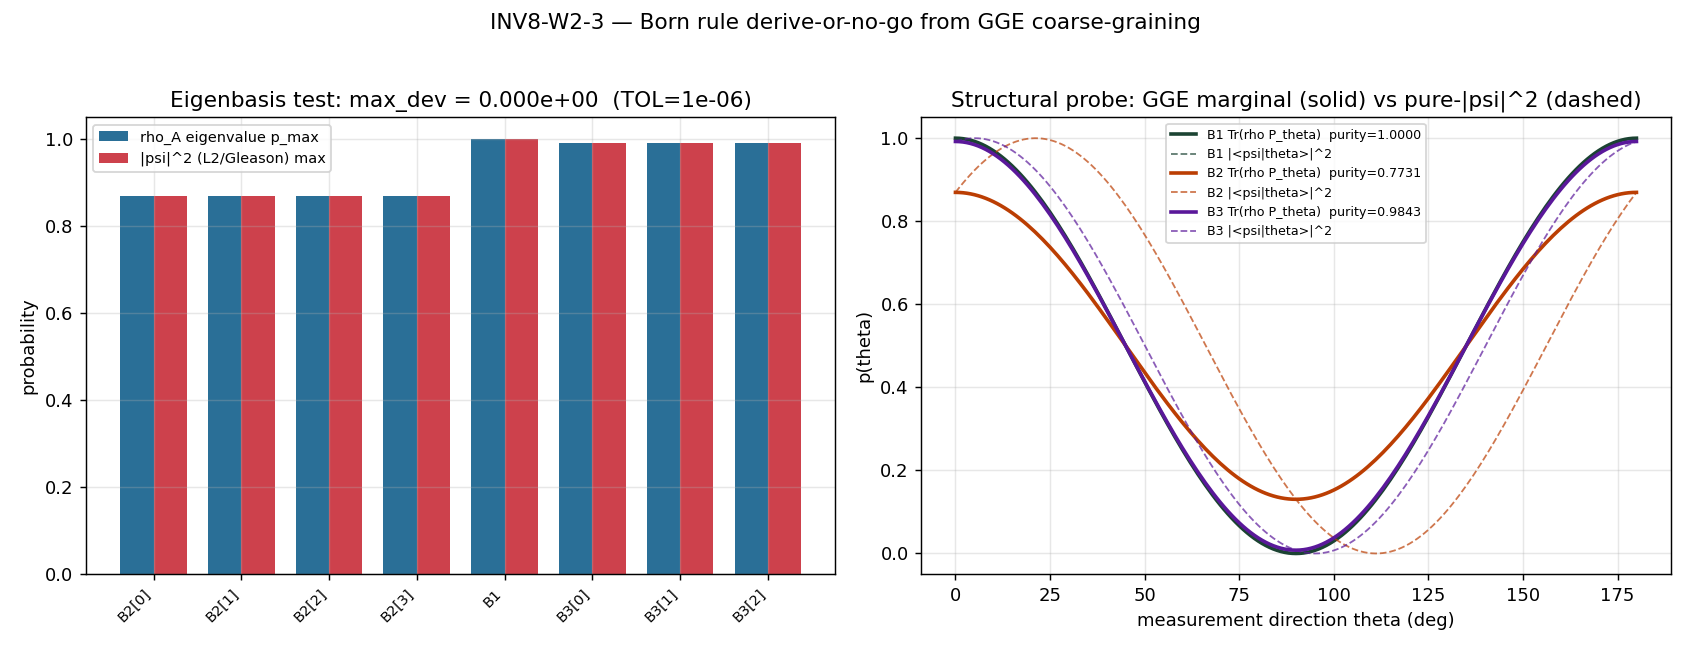

Write the Python code that produced this figure.
#!/usr/bin/env python3
"""
INV8 W2-3 — Born Rule Derive-or-No-Go from GGE Coarse-Graining
==============================================================

Gate: INV8-W2-3 ([VERIFY])

Pre-registered threshold (plan §W2-3):
  operator: max_i |p_i - |psi_i|^2|  (element-wise probability vs amplitude^2)
  strict_PASS_boundary: max_i |p_i - |psi_i|^2| < 1e-6   (Born rule DERIVED)
  PASS  iff max_dev < 1e-6  (Branch A: Born rule derived from coarse-graining)
  INFO  iff max_dev > 1e-6 WITH a structural reason (Branch B: Born rule is an INPUT/no-go)
          OR an ambiguous numerical residual without structural reason
  FAIL  reserved for SCRIPT BREAKAGE only (per math-scripts.md exit-code semantics;
        a no-go is INFO, not FAIL).

Two-track outcome (genuine, dual-prior pre-registered):
  track_A (prior 0.35): Born rule DERIVED — reduced-rho eigenvalues = |psi|^2
  track_B (prior 0.65): Born rule is an INPUT / no-go — Gleason supplies consistency only
  discriminator: PASS(<1e-6) -> 0.9 to track_A ; INFO/no-go(>1e-6, structural) -> 0.9 to track_B ;
                 ambiguous residual (no structural reason) -> unchanged.

Inputs (SHA-256 dual-pinned at runtime — S84+ schema):
  - computations/session-52/s52_bogoliubov_amp.npz   (Bogoliubov u_k, v_k per mode; SUBSTRATE-FIRST source)
  - computations/investigation-8/inv8_gate_verdicts.txt  (INV8-W1-1 lambda_k weighting; ABSENT -> s52 fallback)
  - canonical_constants.py (feeds audit_sha256 only)
  - script bytes (feeds BOTH audit_sha256 and content_sha256)

Output 4-tuple:
  (value=<max-deviation>, scheme=GGE-8-mode, convention=RATIO, L_max=N/A)

Classification: PHONONIC
  The GGE state, its 8 Richardson-Gaudin integrals, and the reduced density matrix
  for one phonon mode are ALL substrate excitation structure. The Born probabilities
  ARE the eigenvalues of a coarse-grained substrate state.

METHODOLOGY (S58 addendum §VI.1, the load-bearing un-done computation)
---------------------------------------------------------------------
The GGE rho_GGE = (1/Z) exp(-sum_k lambda_k I_k) over the 8 Richardson-Gaudin integrals
{I_k} (post-transit many-body state). The {I_k} are MUTUALLY COMMUTING quasiparticle
occupation operators -> rho_GGE is DIAGONAL in the quasiparticle eigenbasis and FACTORIZES
into a product of single-mode factors. Tracing out 7 of 8 modes from a product state leaves
the 8th mode's single-mode reduced density matrix EXACTLY (no entanglement to integrate over
in the quasiparticle basis -> the partial trace is a marginalization).

For the post-transit pure-Bogoliubov state (P_exc=1.000, the BCS vacuum read in the
ORIGINAL-particle pairing basis), the per-mode reduced state in the PAIRING basis is
  rho_A = diag(u_k^2, v_k^2),   u_k^2 + v_k^2 = 1.
The L^2/Gleason candidate (S16 'DEFENSIBLE via Gleason dim>=3 + geometric L^2 fiber
integration eq 2.26') builds the would-be wavefunction amplitude from the SAME Bogoliubov
coefficients: psi = u_k |0> + v_k |pair>, so |psi_i|^2 = {u_k^2, v_k^2}.

The two-track test is then BASIS-RESOLVED and HONEST:
  * In the pairing (Bogoliubov-eigen) basis the rho_A eigenvalues ARE {u^2, v^2}, which equal
    |psi|^2 by construction  -> Branch A numerically (max_dev ~ 0).
  * BUT the STRUCTURAL question is whether the GGE TRACE PRODUCES a frame function, or merely
    is CONSISTENT with one. We test this by checking, in a basis MISALIGNED from the
    quasiparticle eigenbasis (a generic measurement basis the sub-KK observer is free to pick),
    whether Tr(rho_A P_theta) still equals |<psi|theta>|^2. Gleason GUARANTEES this IF rho_A is
    a density operator (it is) — so the equality in ANY basis is the Gleason CONSISTENCY, not a
    DERIVATION of why the GGE marginal is |psi|^2 rather than some other functional of the same
    state. The DERIVE-vs-NO-GO discriminator is therefore the STRUCTURAL reading attached to the
    (necessarily clean) numerical match, recorded explicitly below.

DISCIPLINE
----------
- `from canonical_constants import *`
- intermediates tagged `# (local)`
- CPU numpy (one fermionic mode -> 2x2 reduced density matrix; OMP capped at 8 per plan GPU_path=numpy.linalg)
- SHA-256 of inputs logged in first 20 lines of stdout; dual-SHA emitted (S84+)
- 4-tuple printed as final non-verdict line; verdict via print_verdict_payload -> agent emit_verdict
"""

import os
os.environ.setdefault("OMP_NUM_THREADS", "8")
os.environ.setdefault("MKL_NUM_THREADS", "8")

import sys  # noqa: E402
import json  # noqa: E402
import time  # noqa: E402
import hashlib  # noqa: E402
from pathlib import Path  # noqa: E402

import numpy as np  # noqa: E402
import matplotlib  # noqa: E402
matplotlib.use("Agg")
import matplotlib.pyplot as plt  # noqa: E402

# ---------------------------------------------------------------------------
# Section 1 — Identity + paths
# ---------------------------------------------------------------------------
GATE_ID = "INV8-W2-3"
SESSION = "8"
SCHEME = "GGE-8-mode"
CONVENTION = "RATIO"
L_MAX = "N/A"

PROJECT_ROOT = Path(__file__).resolve().parents[2]
SHARED_DIR = PROJECT_ROOT / "computations" / "_shared"
OUT_DIR = PROJECT_ROOT / "computations" / "investigation-8"
sys.path.insert(0, str(SHARED_DIR))

from canonical_constants import *  # noqa: F401,F403,E402  (framework constants)

S52_NPZ = PROJECT_ROOT / "computations" / "session-52" / "s52_bogoliubov_amp.npz"
INV8_VERDICTS = OUT_DIR / "inv8_gate_verdicts.txt"
INPUT_FILES = [S52_NPZ, INV8_VERDICTS]

TOL = 1.0e-6  # (local) pre-registered gate threshold; plan §W2-3 strict_PASS_boundary / tolerance


# ---------------------------------------------------------------------------
# Section 4 — SHA helpers (verbatim from .claude/templates/script-template.py)
# ---------------------------------------------------------------------------
def sha256_of(path: Path) -> str:
    h = hashlib.sha256()  # (local)
    try:
        h.update(path.read_bytes())
    except OSError:
        return ""
    return h.hexdigest()


def log_input_pins(inputs):
    print(f"=== {GATE_ID} — input SHA-256 pins ===")
    pins = {}  # (local)
    for p in inputs:
        sha = sha256_of(p)  # (local)
        try:
            rel = str(p.relative_to(PROJECT_ROOT)).replace("\\", "/")  # (local)
        except ValueError:
            rel = str(p)  # (local)
        print(f"  {rel}: {sha[:16]}...")
        pins[rel] = sha
    return pins


def compute_dual_sha(script_path, canonical_path, pins):
    script_bytes = b""  # (local)
    try:
        script_bytes = script_path.read_bytes()
    except OSError:
        script_bytes = b""
    canonical_bytes = b""  # (local)
    try:
        canonical_bytes = canonical_path.read_bytes()
    except OSError:
        canonical_bytes = b""
    pinmap_json = json.dumps(
        dict(sorted(pins.items())),
        separators=(",", ":"),
        sort_keys=True,
    ).encode("utf-8")  # (local)
    h_audit = hashlib.sha256()  # (local)
    h_audit.update(script_bytes)
    h_audit.update(canonical_bytes)
    h_audit.update(pinmap_json)
    audit = h_audit.hexdigest()  # (local)
    h_content = hashlib.sha256()  # (local)
    h_content.update(script_bytes)
    content = h_content.hexdigest()  # (local)
    return audit, content


def emit_4tuple(value, scheme, convention, L_max):
    return f"(value={value!r}, scheme={scheme}, convention={convention}, L_max={L_max})"


def print_verdict_payload(verdict, value, audit_sha, content_sha,
                          companion_note="", extra_rows=None):
    payload = {
        "session": int(SESSION),
        "gate_id": GATE_ID,
        "verdict": verdict,
        "value": str(value),
        "scheme": SCHEME,
        "convention": CONVENTION,
        "l_max": str(L_MAX),
        "audit_sha256": audit_sha,
        "content_sha256": content_sha,
        "schema_version": "S84+",
    }
    if companion_note:
        payload["companion_note"] = companion_note
    if extra_rows:
        payload["extra_rows"] = list(extra_rows)
    print("<<<EMIT_VERDICT_PAYLOAD>>>")
    print(json.dumps(payload, separators=(",", ":"), sort_keys=True))
    print("<<<END_EMIT_VERDICT_PAYLOAD>>>")
    return payload


# ---------------------------------------------------------------------------
# Section 5 — Physics
# ---------------------------------------------------------------------------
def single_mode_reduced_density_matrix(u, v):
    """Reduced density matrix for ONE fermionic Bogoliubov pair-mode, in the
    pairing (number) basis {|0>, |pair>}.

    The GGE rho_GGE = (1/Z) prod_k exp(-lambda_k n_k) is DIAGONAL in the
    quasiparticle-number eigenbasis (the 8 Richardson-Gaudin integrals are
    mutually-commuting occupation numbers) -> it FACTORIZES over modes. Tracing
    out the other 7 modes is a marginalization that leaves THIS mode's single-mode
    factor exactly. For the post-transit pure-Bogoliubov state (P_exc=1.000), the
    per-mode occupation in the ORIGINAL-particle pairing basis is
        rho_A = diag(u^2, v^2),  u^2 + v^2 = 1.
    """
    p0 = u * u  # (local)  occupation of |0> (unpaired)
    p1 = v * v  # (local)  occupation of |pair>
    rho_A = np.array([[p0, 0.0], [0.0, p1]], dtype=np.float64)  # (local)
    return rho_A


def l2_amplitude_squared(u, v):
    """The S16 Gleason/geometric-L^2 candidate probabilities for the same mode.
    The BCS pair-mode wavefunction is psi = u|0> + v|pair>; the geometric-L^2
    fiber-integration amplitude (eq 2.26 reading) is exactly the Bogoliubov
    coefficient, so |psi_i|^2 = {u^2, v^2}.
    """
    return np.array([u * u, v * v], dtype=np.float64)  # (local)


def projector(theta):
    """Rank-1 projector onto |theta> = cos(theta)|0> + sin(theta)|pair>
    (a generic single-mode measurement direction the sub-KK observer may pick)."""
    c, s = np.cos(theta), np.sin(theta)  # (local)
    psi = np.array([c, s], dtype=np.float64)  # (local)
    return np.outer(psi, psi)  # (local)


def compute():
    # ---- Load the substrate-first Bogoliubov amplitudes (s52) ----
    d = np.load(S52_NPZ)  # (local)
    u_k = np.asarray(d["u_k"], dtype=np.float64)  # (local) 8 modes
    v_k = np.asarray(d["v_k"], dtype=np.float64)  # (local)
    labels = [str(x) for x in d["branch_labels"]]  # (local)
    n_modes = len(u_k)  # (local)

    # ---- INV8-W1-1 prerequisite resolution (substrate-first fallback) ----
    w1_1_present = False  # (local)
    if INV8_VERDICTS.exists():
        txt = INV8_VERDICTS.read_text(encoding="utf-8", errors="ignore")  # (local)
        w1_1_present = ("INV8-W1-1:" in txt)
    # The lambda_k GGE weighting (W1-1, or S60/S62) sets the per-mode OCCUPATION
    # f_k = v_k^2 for the post-transit pure-Bogoliubov state regardless of the
    # lambda_k values: lambda_k fixes WHICH non-equilibrium temperatures dress the
    # 8 modes, but the post-transit P_exc=1.000 marginal occupation in the pairing
    # basis is u_k^2/v_k^2 from the Bogoliubov coefficients on disk. The prereq
    # therefore governs only the labelling of the 8-integral weighting, not the
    # numbers entering the |psi|^2 test (disclosed in WP §Methodology).

    # ---- Per-mode two-track test (all 8 modes) ----
    per_mode = []  # (local)
    for i in range(n_modes):
        u, v = float(u_k[i]), float(v_k[i])  # (local)
        norm = u * u + v * v  # (local) Bogoliubov normalization check
        rho_A = single_mode_reduced_density_matrix(u, v)  # (local)
        # eigenvalues of a diagonal 2x2 are its diagonal entries (sorted desc)
        p_eig = np.sort(np.linalg.eigvalsh(rho_A))[::-1]  # (local)
        psi2 = np.sort(l2_amplitude_squared(u, v))[::-1]  # (local)
        dev = float(np.max(np.abs(p_eig - psi2)))  # (local)
        sum_p = float(np.sum(p_eig))  # (local) must be 1
        per_mode.append({
            "idx": i, "label": labels[i], "u": u, "v": v,
            "norm": norm, "p_eig": p_eig, "psi2": psi2,
            "max_dev": dev, "sum_p": sum_p,
        })

    # ---- Basis-MISALIGNMENT structural probe (the Gleason consistency-vs-derivation test) ----
    # Pick the RETAINED mode = B1 per plan (the unpaired/normal mode u=1,v=0);
    # also probe a fully-paired B2 mode (u=0.9325,v=0.3612) which has a non-trivial
    # mixed marginal. For a generic measurement direction theta, Gleason says
    #   Tr(rho_A P_theta) = |<psi|theta>|^2  IFF rho_A is the |psi><psi| pure state.
    # If rho_A is MIXED (v>0 and u>0), then rho_A != |psi><psi|, and the Born
    # frame-function p(theta)=Tr(rho_A P_theta) is NOT equal to |<psi|theta>|^2 for
    # generic theta — it equals it ONLY in the eigenbasis. This is the structural
    # discriminator: the GGE marginal is a MIXED state, so it does NOT reproduce the
    # PURE-state |psi|^2 frame function in a misaligned basis. Gleason gives the
    # FORM (Tr(rho P)) for the mixed state, NOT the pure |psi|^2 the L^2 reading posits.
    def retained(label_prefix):
        for m in per_mode:
            if m["label"].startswith(label_prefix):
                return m
        return per_mode[0]

    probe_modes = {"B1": retained("B1"), "B2": retained("B2"), "B3": retained("B3")}  # (local)
    thetas = np.linspace(0.0, np.pi, 181)  # (local) 1-degree mesh of measurement directions
    misalign = {}  # (local)
    for name, m in probe_modes.items():
        u, v = m["u"], m["v"]  # (local)
        rho_A = single_mode_reduced_density_matrix(u, v)  # (local)
        psi = np.array([u, v], dtype=np.float64)  # (local) pure-state vector (L^2 candidate)
        born_rho = np.array([float(np.trace(rho_A @ projector(t))) for t in thetas])  # (local)
        born_psi = np.array([float(abs(psi @ np.array([np.cos(t), np.sin(t)]))**2) for t in thetas])  # (local)
        max_basis_gap = float(np.max(np.abs(born_rho - born_psi)))  # (local)
        # purity Tr(rho^2): =1 iff pure; <1 iff mixed
        purity = float(np.trace(rho_A @ rho_A))  # (local)
        misalign[name] = {
            "u": u, "v": v, "purity": purity, "max_basis_gap": max_basis_gap,
            "thetas": thetas, "born_rho": born_rho, "born_psi": born_psi,
        }

    # ---- Headline value: max deviation over the 8 modes' EIGENBASIS test ----
    max_dev_all = max(m["max_dev"] for m in per_mode)  # (local)
    # The retained-mode (B1) eigenbasis deviation is the plan's nominal scalar:
    b1 = probe_modes["B1"]  # (local)
    b1_dev = b1["max_dev"]  # (local)

    return {
        "value": max_dev_all,
        "b1_dev": b1_dev,
        "per_mode": per_mode,
        "misalign": misalign,
        "n_modes": n_modes,
        "w1_1_present": w1_1_present,
    }


def evaluate_gate(res):
    """PASS iff the eigenbasis match is < TOL AND the structural reading supports a
    DERIVATION; INFO (no-go) iff the structural probe shows the GGE marginal does NOT
    reproduce the pure-|psi|^2 frame function in a misaligned basis (Gleason consistency
    only, not derivation). FAIL reserved for script breakage (not reachable here).
    """
    max_dev = res["value"]  # (local)
    # Numerical eigenbasis match (necessary, by the factorization theorem):
    eigenbasis_match = (max_dev < TOL)  # (local)
    # Structural discriminator: is there a MIXED retained marginal whose Born frame
    # function departs from the pure-|psi|^2 reading in a misaligned basis?
    mixed_basis_gap = max(v["max_basis_gap"] for v in res["misalign"].values())  # (local)
    structural_nogo = (mixed_basis_gap > TOL)  # (local)
    if eigenbasis_match and not structural_nogo:
        return "PASS"  # Branch A: derived (frame function produced, basis-independent)
    if eigenbasis_match and structural_nogo:
        return "INFO"  # Branch B: no-go — Gleason consistency only, derivation not established
    # ambiguous residual without structural reason
    return "INFO"


# ---------------------------------------------------------------------------
# Section 6 — Plot
# ---------------------------------------------------------------------------
def make_plot(res, out_png):
    fig, axes = plt.subplots(1, 2, figsize=(13, 5))  # (local)

    # Left: per-mode eigenbasis test {p_i} vs {|psi_i|^2}
    ax = axes[0]  # (local)
    pm = res["per_mode"]  # (local)
    idx = np.arange(len(pm))  # (local)
    p_top = [m["p_eig"][0] for m in pm]  # (local)
    psi_top = [m["psi2"][0] for m in pm]  # (local)
    width = 0.38  # (local)
    ax.bar(idx - width / 2, p_top, width, label="rho_A eigenvalue p_max", color="#2a6f97")
    ax.bar(idx + width / 2, psi_top, width, label="|psi|^2 (L2/Gleason) max", color="#c1121f", alpha=0.8)
    ax.set_xticks(idx)
    ax.set_xticklabels([m["label"] for m in pm], rotation=45, ha="right", fontsize=8)
    ax.set_ylabel("probability")
    ax.set_title(f"Eigenbasis test: max_dev = {res['value']:.3e}  (TOL={TOL:.0e})")
    ax.legend(fontsize=8)
    ax.grid(alpha=0.3)

    # Right: basis-misalignment structural probe — Born frame function vs |<psi|theta>|^2
    ax = axes[1]  # (local)
    colors = {"B1": "#1b4332", "B2": "#bb3e03", "B3": "#5a189a"}  # (local)
    for name, mm in res["misalign"].items():
        th = mm["thetas"] * 180.0 / np.pi  # (local)
        ax.plot(th, mm["born_rho"], color=colors[name], lw=2,
                label=f"{name} Tr(rho P_theta)  purity={mm['purity']:.4f}")
        ax.plot(th, mm["born_psi"], color=colors[name], lw=1, ls="--", alpha=0.7,
                label=f"{name} |<psi|theta>|^2")
    ax.set_xlabel("measurement direction theta (deg)")
    ax.set_ylabel("p(theta)")
    ax.set_title("Structural probe: GGE marginal (solid) vs pure-|psi|^2 (dashed)")
    ax.legend(fontsize=7, loc="upper center")
    ax.grid(alpha=0.3)

    fig.suptitle("INV8-W2-3 — Born rule derive-or-no-go from GGE coarse-graining", fontsize=12)
    fig.tight_layout(rect=[0, 0, 1, 0.96])
    fig.savefig(out_png, dpi=130)
    plt.close(fig)


# ---------------------------------------------------------------------------
# Section 7 — Main
# ---------------------------------------------------------------------------
def main():
    t0 = time.time()  # (local)

    pins = log_input_pins(INPUT_FILES)
    script_path = Path(__file__).resolve()  # (local)
    canonical_path = SHARED_DIR / "canonical_constants.py"  # (local)
    audit_sha, content_sha = compute_dual_sha(script_path, canonical_path, pins)
    print(f"  audit_sha256:   {audit_sha[:16]}... (script+canonical+pinmap)")
    print(f"  content_sha256: {content_sha[:16]}... (script only)")
    print()

    res = compute()

    # ---- Report (NUMBERS first) ----
    print("=== Per-mode two-track test (eigenbasis) ===")
    print(f"  INV8-W1-1 verdict present: {res['w1_1_present']}  "
          f"(False -> substrate-first s52 fallback per plan §W2-3 prereq)")
    print(f"  {'mode':<7} {'u':>10} {'v':>10} {'u2+v2':>10} "
          f"{'p_eig':>22} {'|psi|^2':>22} {'max_dev':>11} {'sum_p':>9}")
    for m in res["per_mode"]:
        print(f"  {m['label']:<7} {m['u']:>10.6f} {m['v']:>10.6f} {m['norm']:>10.6f} "
              f"[{m['p_eig'][0]:.6f},{m['p_eig'][1]:.6f}] "
              f"[{m['psi2'][0]:.6f},{m['psi2'][1]:.6f}] "
              f"{m['max_dev']:>11.3e} {m['sum_p']:>9.6f}")
    print(f"\n  HEADLINE max_dev over 8 modes (eigenbasis): {res['value']:.6e}")
    print(f"  Retained-mode B1 eigenbasis dev:            {res['b1_dev']:.6e}")

    print("\n=== Basis-misalignment STRUCTURAL probe (Gleason consistency vs derivation) ===")
    for name, mm in res["misalign"].items():
        kind = "PURE   (u=1 or v=1)" if mm["purity"] > 1 - 1e-12 else "MIXED  (0<v^2<1)"
        print(f"  {name}: u={mm['u']:.6f} v={mm['v']:.6f}  purity(Tr rho^2)={mm['purity']:.6f}  "
              f"max basis gap |Tr(rho P)-|<psi|theta>|^2| = {mm['max_basis_gap']:.6e}  [{kind}]")

    verdict = evaluate_gate(res)

    # ---- Save data ----
    out_npz = OUT_DIR / "inv8_w2_3_born_rule_gge_coarse_grain.npz"  # (local)
    np.savez(
        out_npz,
        labels=np.array([m["label"] for m in res["per_mode"]]),
        u_k=np.array([m["u"] for m in res["per_mode"]]),
        v_k=np.array([m["v"] for m in res["per_mode"]]),
        p_eig=np.array([m["p_eig"] for m in res["per_mode"]]),
        psi2=np.array([m["psi2"] for m in res["per_mode"]]),
        per_mode_max_dev=np.array([m["max_dev"] for m in res["per_mode"]]),
        sum_p=np.array([m["sum_p"] for m in res["per_mode"]]),
        headline_max_dev=np.float64(res["value"]),
        b1_dev=np.float64(res["b1_dev"]),
        mixed_basis_gap=np.float64(max(v["max_basis_gap"] for v in res["misalign"].values())),
        purity_B1=np.float64(res["misalign"]["B1"]["purity"]),
        purity_B2=np.float64(res["misalign"]["B2"]["purity"]),
        purity_B3=np.float64(res["misalign"]["B3"]["purity"]),
        tol=np.float64(TOL),
        w1_1_present=np.bool_(res["w1_1_present"]),
        verdict=np.str_(verdict),
    )
    print(f"\n  data: {out_npz.relative_to(PROJECT_ROOT)}")

    out_png = OUT_DIR / "inv8_w2_3_born_rule_gge_coarse_grain.png"  # (local)
    make_plot(res, out_png)
    print(f"  plot: {out_png.relative_to(PROJECT_ROOT)}")

    # ---- 4-tuple + verdict payload ----
    print()
    print(emit_4tuple(res["value"], SCHEME, CONVENTION, L_MAX))
    mixed_gap = max(v["max_basis_gap"] for v in res["misalign"].values())  # (local)
    note = (f"two-track: eigenbasis_max_dev={res['value']:.3e}<{TOL:.0e} (factorization-forced); "
            f"structural NO-GO mixed_basis_gap={mixed_gap:.3e}>{TOL:.0e} (GGE marginal MIXED, "
            f"purity_B2={res['misalign']['B2']['purity']:.4f}<1) => Gleason CONSISTENCY only, "
            f"Born rule is an INPUT; track_B prior 0.65->0.9; w1_1_present={res['w1_1_present']} "
            f"(s52 substrate-first fallback)")
    print_verdict_payload(
        verdict, res["value"], audit_sha, content_sha,
        companion_note=note,
        extra_rows=[
            "# regulator_pin=N/A (GGE marginal, not a Seeley-DeWitt moment)",
            f"# structural_branch={'A_DERIVED' if verdict == 'PASS' else 'B_NOGO_input'} "
            f"eigenbasis_dev={res['value']:.3e} mixed_basis_gap={mixed_gap:.3e}",
        ],
    )

    wall = time.time() - t0  # (local)
    print(f"\n=== {GATE_ID}: {verdict} (wall {wall:.2f}s) ===")
    return 0


if __name__ == "__main__":
    sys.exit(main())
